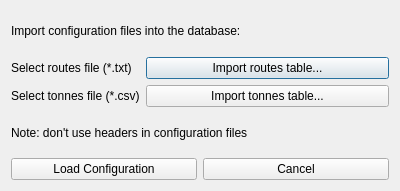
<?xml version="1.0" encoding="UTF-8"?>
<ui version="4.0">
 <class>Dialog</class>
 <widget class="QDialog" name="Dialog">
  <property name="geometry">
   <rect>
    <x>0</x>
    <y>0</y>
    <width>400</width>
    <height>191</height>
   </rect>
  </property>
  <property name="windowTitle">
   <string>Dialog</string>
  </property>
  <layout class="QVBoxLayout" name="verticalLayout">
   <item>
    <widget class="QLabel" name="label">
     <property name="text">
      <string>Import configuration files into the database:</string>
     </property>
    </widget>
   </item>
   <item>
    <layout class="QFormLayout" name="formLayout">
     <item row="0" column="0">
      <widget class="QLabel" name="label_2">
       <property name="text">
        <string>Select routes file (*.txt)</string>
       </property>
      </widget>
     </item>
     <item row="0" column="1">
      <widget class="QPushButton" name="pushButton">
       <property name="styleSheet">
        <string notr="true">QPushButton { layout-direction: right-to-left; }</string>
       </property>
       <property name="text">
        <string>Import routes table...</string>
       </property>
       <property name="icon">
        <iconset resource="icons.qrc">
         <normaloff>:/icons/cross.svg</normaloff>:/icons/cross.svg</iconset>
       </property>
      </widget>
     </item>
     <item row="1" column="0">
      <widget class="QLabel" name="label_3">
       <property name="text">
        <string>Select tonnes file (*.csv)</string>
       </property>
      </widget>
     </item>
     <item row="1" column="1">
      <widget class="QPushButton" name="pushButton_2">
       <property name="text">
        <string>Import tonnes table...</string>
       </property>
       <property name="icon">
        <iconset resource="icons.qrc">
         <normaloff>:/icons/cross.svg</normaloff>:/icons/cross.svg</iconset>
       </property>
      </widget>
     </item>
    </layout>
   </item>
   <item>
    <widget class="QLabel" name="label_4">
     <property name="text">
      <string>Note: don't use headers in configuration files</string>
     </property>
    </widget>
   </item>
   <item>
    <layout class="QHBoxLayout" name="horizontalLayout">
     <item>
      <widget class="QPushButton" name="pushButton_4">
       <property name="text">
        <string>Load Configuration</string>
       </property>
      </widget>
     </item>
     <item>
      <widget class="QPushButton" name="pushButton_3">
       <property name="text">
        <string>Cancel</string>
       </property>
      </widget>
     </item>
    </layout>
   </item>
  </layout>
 </widget>
 <resources>
  <include location="icons.qrc"/>
 </resources>
 <connections/>
</ui>
